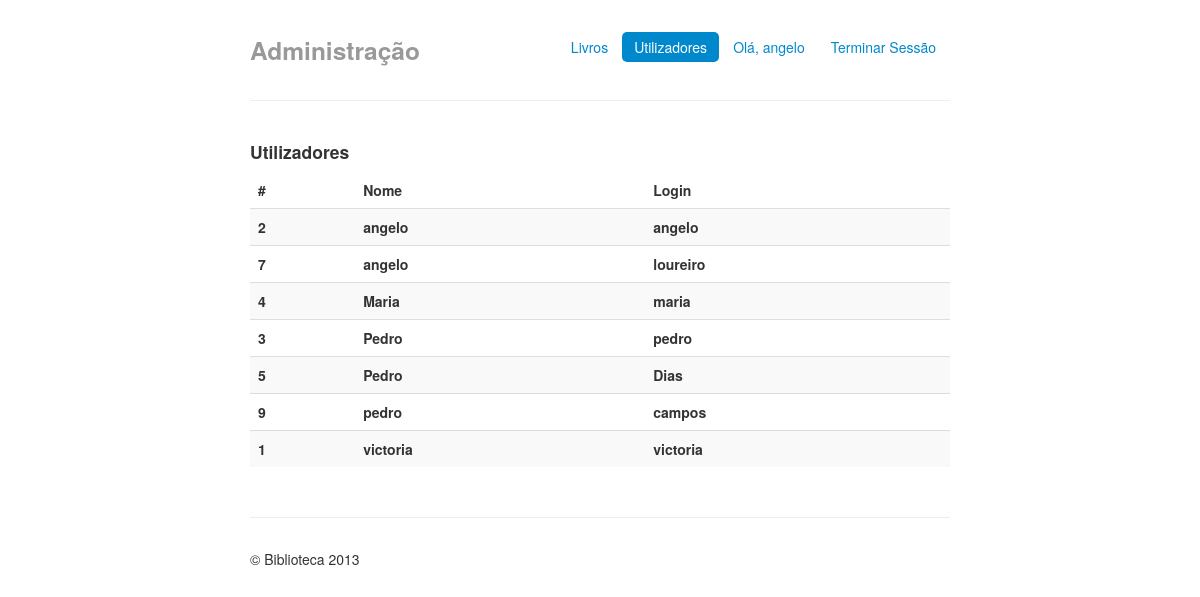
The app's page /admin.php?do=utilizadores (signed in) with its own data.
### tables this page shows
CREATE TABLE `Utilizador` (
  `ID_Utilizador` int(11) NOT NULL AUTO_INCREMENT,
  `nome` varchar(200) NOT NULL,
  `password` varchar(30) NOT NULL,
  `login` varchar(50) NOT NULL,
  `admin` int(1) NOT NULL,
  PRIMARY KEY (`ID_Utilizador`),
  UNIQUE KEY `login` (`login`)
);

### models/basededados.php (called while the page is built, shortened)
<?php
	function lista($tabela,$ordem="",$asc="",$limiteInferior="",$limiteSuperior="") {
		$limite = '';
		if($ordem != '' && $asc != '') {
			$ordem = "ORDER BY ".$ordem." ".$asc;
		}
		$s = "SELECT * FROM ".$tabela." ".$ordem." ".$limite;
		$q = mysql_query($s) or die(mysql_error());
		if(mysql_num_rows($q) > 0) {
			while($result[] = mysql_fetch_object($q));
			return $result;
		} else {
			return false;
		}
	}
?>

### views/listaUtilizadores.php (the view)
<div class="row-fluid">
  <div class="span12">
    <h4>Utilizadores</h4>
    <table class="table table-striped">
        <thead>
          <tr>
            <th>#</th>
            <th>Nome</th>
            <th>Login</th>
          </tr>
        </thead>
        <tbody>
          <?php foreach($utilizadores as $l) { if(is_object($l)) { ?>
            <tr>
              <th><?=$l->ID_Utilizador?></th>
              <th><?=$l->nome?></th>
              <th><?=$l->login?></th>
            </tr>
          <?php } } ?>
        </tbody>
    </table>
  </div>
</div>

### views/includes/back_template.php (style rules this page uses)
body { padding-top: 20px; padding-bottom: 40px; }

### records on screen
utilizador: ID_Utilizador "2", nome "angelo", login "angelo"
utilizador: ID_Utilizador "7", nome "angelo", login "loureiro"
utilizador: ID_Utilizador "4", nome "Maria", login "maria"
utilizador: ID_Utilizador "3", nome "Pedro", login "pedro"
utilizador: ID_Utilizador "5", nome "Pedro", login "Dias"
utilizador: ID_Utilizador "9", nome "pedro", login "campos"
utilizador: ID_Utilizador "1", nome "victoria", login "victoria"

### other values on screen
$_SESSION['nome'] "angelo"
